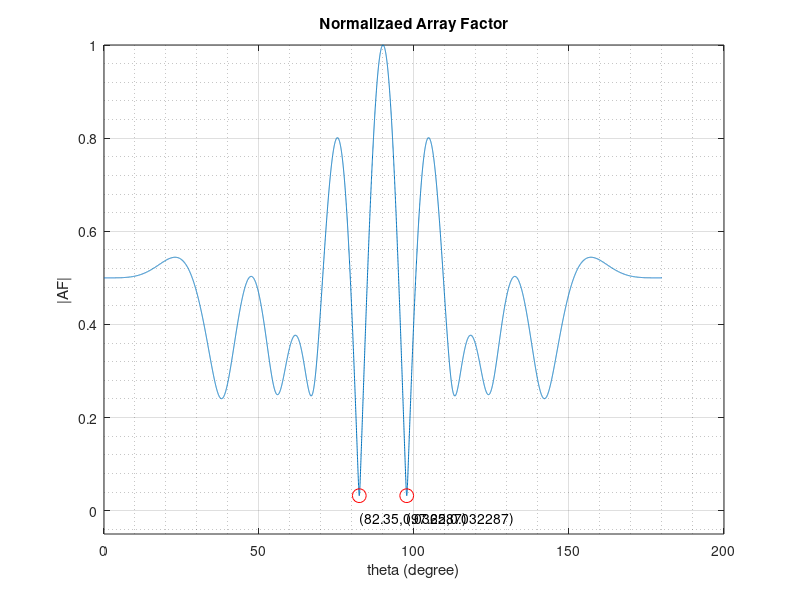
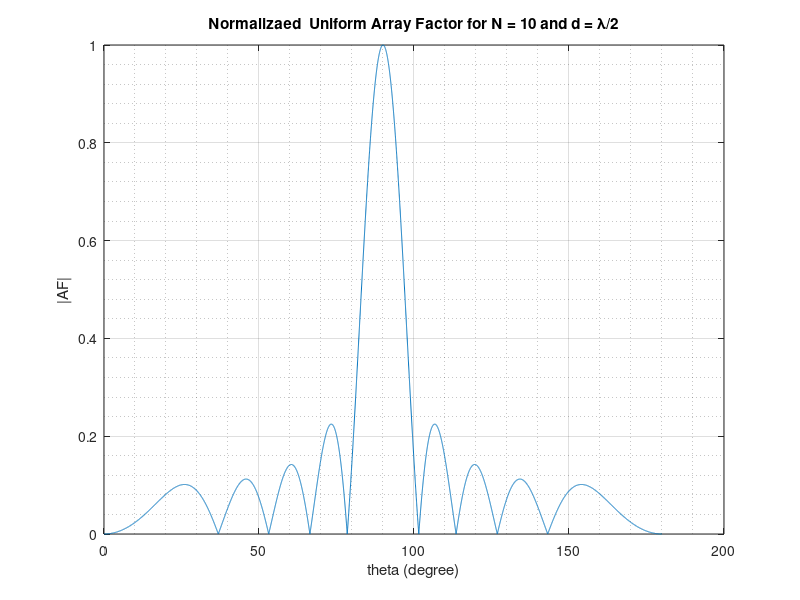
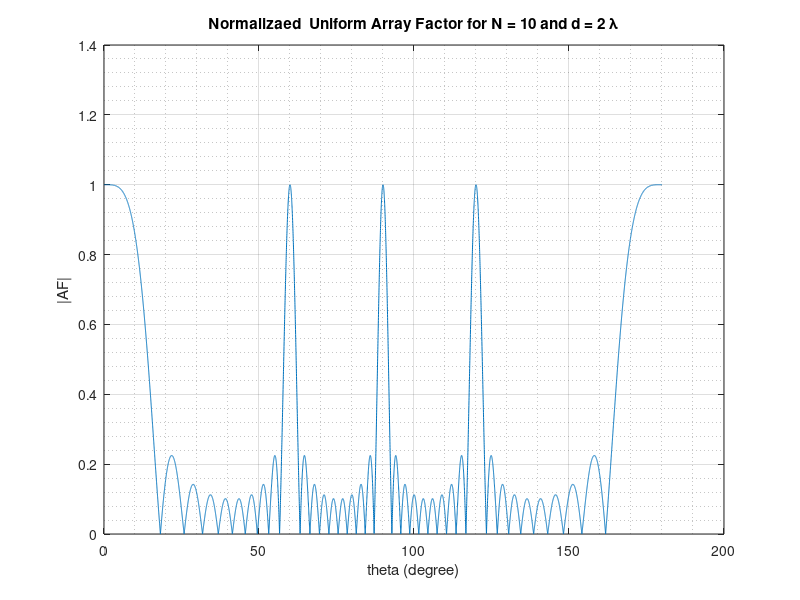
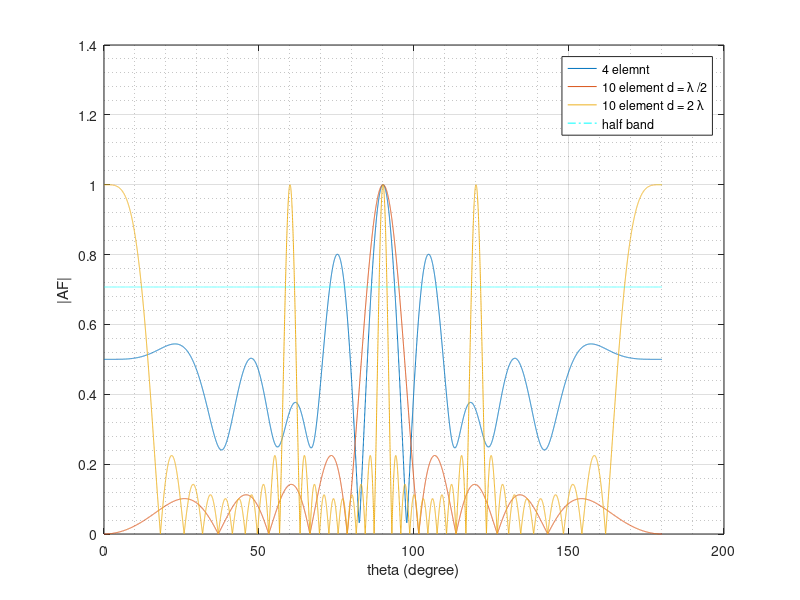

These charts were generated, in order, by the following MATLAB code: (Note: this script raises an error after producing the figures.)

% Question 1
clc
clear
close all
%% Part a
teta = 0:pi/10000:pi;
landa = 1;
Pattern90 = landa/2;
k0 = 2*pi/landa;
ci = k0*Pattern90.*cos(teta);
AF_1 = (1/4).*(1+exp(1i.*ci)+exp(7i.*ci)+exp(9i.*ci));
output = figure('Name','Normalizaed Array Factor');
plot(180.*(teta./pi), abs(AF_1))
x = 180.*(teta./pi);
y = abs(AF_1);
[ymin imin] = min(y);
secondMin = min(y(y~=ymin));
secondMinIndex = find(y==secondMin);
x2min = x(secondMinIndex);
xmin = x(imin);
hold on
style = 'ro';
markersize = 10; 
plot(x(imin), ymin, style, 'markersize', markersize)
offset = -.05; 
text(x(imin),ymin+diff(ylim)*offset,['(' num2str(x(imin)) ',' num2str(ymin) ')'])
hold on
style = 'ro'; 
markersize = 10; 
plot(x(secondMinIndex), secondMin, style, 'markersize', markersize)
offset = -.05; 
text(x(secondMinIndex),secondMin+diff(ylim)*offset,...
    ['(' num2str(x(secondMinIndex)) ',' num2str(secondMin) ')'])
ylim(ylim+[diff(ylim)*offset*(offset<0) 0])
title("Normalizaed Array Factor")
xlabel('theta (degree)')
ylabel('|AF|')
grid on
grid minor
saveas(output,"Normalizaed Array Factor",'png')
%% Part b
landa = 1;
Pattern90 = landa/2;
k0 = 2*pi/landa;
ci = k0*Pattern90.*cos(teta);

AF_2 = sin((10.*ci)/2)./(10.*sin(ci./2));
output1 = figure('Name','Normalizaed Array Factor');
plot(180.*(teta./pi), abs(AF_2))
title('Normalizaed  Uniform Array Factor for N = 10 and d = \lambda/2')
xlabel('theta (degree)')
ylabel('|AF|')
grid on
grid minor


landa = 1;
Pattern90 = 2*landa;
k0 = 2*pi/landa;
ci = k0*Pattern90.*cos(teta);

AF_3 = sin((10.*ci)/2)./(10.*sin(ci./2));
output1 = figure('Name','Normalizaed Array Factor');
plot(180.*(teta./pi), abs(AF_3))
title('Normalizaed  Uniform Array Factor for N = 10 and d = 2 \lambda')
xlabel('theta (degree)')
ylabel('|AF|')
grid on
grid minor
%saveas(output1,"Uniform Array Factor d = lambda/2",'png')


figure;
plot(180.*(teta./pi), abs(AF_1))
hold on;
plot(180.*(teta./pi), abs(AF_2))
hold on;
plot(180.*(teta./pi), abs(AF_3))
hold on;
plot(180.*(teta./pi), (1/sqrt(2))*ones(1, length(teta)),'c-.')
xlabel('theta (degree)')
ylabel('|AF|')
grid on
grid minor
legend('4 elemnt', '10 element d = \lambda /2', '10 element d = 2 \lambda', 'half band')
%% Part c


teta = 0:pi/10000:pi;
landa = 1;
Pattern90 = landa/2;
k0 = 2*pi/landa;
ci = k0*Pattern90.*cos(teta);
AF_1 = (1/4).*(1+exp(1i.*ci)+exp(4i.*ci)+exp(6i.*ci));
output = figure('Name','Normalizaed Array Factor');
plot(180.*(teta./pi), abs(AF_1))
x = 180.*(teta./pi);
y = abs(AF_1);
[ymin imin] = min(y);
secondMin = min(y(y~=ymin));
secondMinIndex = find(y==secondMin);
x2min = x(secondMinIndex);
xmin = x(imin);
hold on
style = 'ro';
markersize = 10; 
plot(x(imin), ymin, style, 'markersize', markersize)
offset = -.05; 
text(x(imin),ymin+diff(ylim)*offset,['(' num2str(x(imin)) ',' num2str(ymin) ')'])
hold on
style = 'ro'; 
markersize = 10; 
plot(x(secondMinIndex), secondMin, style, 'markersize', markersize)
offset = -.05; 
text(x(secondMinIndex),secondMin+diff(ylim)*offset,...
    ['(' num2str(x(secondMinIndex)) ',' num2str(secondMin) ')'])
ylim(ylim+[diff(ylim)*offset*(offset<0) 0])
landa = 1;
Pattern90 = landa/2;
k0 = 2*pi/landa;
ci = k0*Pattern90.*cos(teta);
hold on;
N = 9
AF_2 = sin((N.*ci)/2)./(N.*sin(ci./2));
plot(180.*(teta./pi), abs(AF_2))
title('Normalizaed  Uniform Array Factor for N = 9 and d = \lambda/2')
legend('4 elemnt', '9 element d = \lambda /2')

xlabel('theta (degree)')
ylabel('|AF|')
grid on
grid minor
%%
%part d
a = csvread('ElementPattern.csv',1,0)
teta = a(:,3);
AF_real = a(:,4);
figure;
plot(teta, AF_real)
hold on, 
plot(teta, (1/sqrt(2))*ones(1, length(teta)),'c-.')

title('Real array pattern')
legend('4 elemnt', '9 element d = \lambda /2')

xlabel('theta (degree)')
ylabel('|AF|')
grid on
grid minor
%%
%parte



%%

%Q2
clc
clear
close all
%% Part a
teta = -180:0.01:180;
phi = 0;
phases = zeros(1, 7);
R1 = (2.5e-3)*...
     [3 0 0; ...
      2 0 0; ...
      1 0 0; ...
      0 0 0; ...
     -1 0 0; ...
     -2 0 0; ...
     -3 0 0];
out = zeros(1, length(teta));
for t = 1:length(teta)
    out(t) = Array_beam_cal(R1,phases,teta(t),phi);
end
figure;
plot(teta, out)
title('Array Factor for R1 ')
xlabel('theta (degree)')
ylabel('|AF|')
grid on
grid minor

%% Part b
teta = -180:0.01:180;
phi = 0;
phases = zeros(1, 7);
R2 = (5e-3).*...
    [3 0 0;...
     2 0 0;...
     1 0 0;...
     0 0 0;...
    -1 0 0;...
    -2 0 0;...
    -3 0 0];
out2 = zeros(1, length(teta));
for t = 1:length(teta)
    out2(t) = Array_beam_cal(R2,phases,teta(t),phi);
end
figure
plot(teta, out2)
title('Array Factor for R2')
xlabel('theta (degree)')
ylabel('|AF|')
grid on
grid minor
%%
% compare

figure()
plot(teta, out)
hold on;
plot(teta, out2)
title('comparing')
xlabel('theta (degree)')
ylabel('|AF|')
grid on
grid minor
legend(['R1','R2'])
%% Part c
teta = -180:0.01:180;
phi = 0;
phases = zeros(1, 7);
R3 = (5e-3).*...
    ([3 + 0.4 *randn() 0 0; ...
      2 + 0.4 *randn() 0 0; ...
      1 + 0.4 *randn() 0 0; ...
      0 + 0.4 *randn() 0 0; ...
     -1 + 0.4 *randn() 0 0; ...
     -2 + 0.4 *randn() 0 0; ...
     -3 + 0.4 *randn() 0 0]+R_random);
out3 = zeros(1, length(teta));
for t = 1:length(teta)
    out3(t) = Array_beam_cal(R3,phases,teta(t),phi);
end
figure
plot(teta, out3)
title('Array Factor for R3')
xlabel('theta (degree)')
ylabel('|AF|')
grid on
grid minor
%% Part d
teta = -180:1:180;
phi = 0;
phases = zeros(1, 7);
figure;
filename = 'Partd.gif';
temp = [];
for n = 1:100
    R3 = (5e-3).*...
        ([3 + 0.4 *randn() 0 0; ...
          2 + 0.4 *randn() 0 0; ...
          1 + 0.4 *randn() 0 0; ...
          0 + 0.4 *randn() 0 0; ...
         -1 + 0.4 *randn() 0 0; ...
         -2 + 0.4 *randn() 0 0; ...
         -3 + 0.4 *randn() 0 0]+R_random);
    temp = [temp, R3]
    out4 = zeros(1, length(teta));
    for t = 1:length(teta)
        out4(t) = Array_beam_cal(R3,phases,teta(t),phi);
    end
    subplot(10,10,n)
    plot(teta, out4)
    title('Array Factor for R3 in term of time')
    xlabel('theta (degree)')
    ylabel('|AF|')
    grid on
    grid minor
    pause(0.5)
    frame = getframe(1);
    im = frame2im(frame);
    [imind,cm] = rgb2ind(im,256);
    if n == 1;
        imwrite(imind,cm,filename,'gif', 'Loopcount',inf);
    else
        imwrite(imind,cm,filename,'gif','WriteMode','append');
    end
end


%%
%best choose
teta = -180:0.01:180;
phi = 0;
phases = zeros(1, 7);
R2 = ...
    [0.0135 0 0;...
     0.0117   0 0;...
    0.0058 0 0;...
     -0.0009 0 0;...
    -0.0062  0 0;...
    -0.0169 0 0;...
    -0.0200  0 0];

out2 = zeros(1, length(teta));
for t = 1:length(teta)
    out2(t) = Array_beam_cal(R2,phases,teta(t),phi);
end
figure
plot(teta, out2)
title('Best possible Number 94')
xlabel('theta (degree)')
ylabel('|AF|')
grid on
grid minor

%%
% part e


%%
%Q3
clc
clear
close all
%% Part b
pattern= csvread('Trogon.csv',1,0);
figure;
teta = -180:2:180;
phi = 0:2:360;
AF = reshape(pattern(:, 3), length(phi), length(phi));
surf(teta, phi, AF,'FaceAlpha',1)
hold on
imagesc(teta, phi, AF)
title('3D Pattern')
xlabel('theta (degree)')
ylabel('phi (degree)')
colorbar
s.EdgeColor = 'none';
figure;
imagesc(teta, phi, AF)
title('3D Pattern')
xlabel('theta (degree)')
ylabel('phi (degree)')
%% Part c
figure
[teta, phi] = meshgrid(teta, phi);
contourf(teta, phi, AF,[10,5,3,0,-3,-5,-10,-15,-20,-40]...
    , 'ShowText','on')
title('3D Pattern')
xlabel('theta (degree)')
ylabel('phi (degree)')
%% Part d

figure
plot(teta, AF(1, :))
hold on; 
plot(teta, (max(AF(1, :))-3)*ones(1, length(teta)), '--')
[maxvalue,indexmax] = max(AF(1, :));
hold on;
plot(teta(indexmax), maxvalue,'ro')
hold on;
plot(teta, zeros([1,length(teta)]),'k','LineWidth',2)
hold on;
plot(zeros([1,length(teta)]), linspace(-40,10,length(teta)),'k','LineWidth',2)
title('Antenna Gain for phi=0')
xlabel('theta (degree)')
ylabel('Gain (dB)')
legend('-3dB level')
grid on
grid minor
xlim([-180,180])
ylim([-35,10])
%% Part e
a = (pattern (:,1) == 90)
b= pattern (:,3);
c = pattern (:,2);
Pattern90 = b(a);
teta = c(a);
figure;
plot(teta, Pattern90)
hold on; 
plot(teta, (max(Pattern90)-3)*ones(1, length(teta)), '--')
[maxvalue,indexmax] = max(Pattern90);
hold on;
plot(teta(indexmax), maxvalue,'ro')
hold on;
plot(teta, zeros([1,length(teta)]),'k','LineWidth',2)
hold on;
plot(zeros([1,length(teta)]), linspace(-40,10,length(teta)),'k','LineWidth',2)
title('Antenna Gain for \phi=90')
xlabel('theta (degree)')
ylabel('Gain (dB)')
legend('-3dB level')
grid on
grid minor
xlim([-180,180])
ylim([-17,10])
%%
% Q4
clc
clear
close all
%%
%parta
Trogon_Sparam = csvread('Trogon_Sparam.csv',1,0);
frequency = Trogon_Sparam(:,1) *10 ^9;
max(frequency)
min (frequency)


%% Part b


S11, S12, S21, S22 = Trogon_Sparam(:, 2), Trogon_Sparam(:, 3),...
                Trogon_Sparam(:, 4), Trogon_Sparam(:, 5);

figure;
plot(frequency, S11,'--o')
hold on;
plot(frequency, S12,'.')
hold on;
plot(frequency, S21,'--o')
hold on;
plot(frequency, S22,'.')
ylabel('amplitude (dB)')
xlabel('frequency (Hz)')
legend('S_1_1', 'S_1_2','S_2_1', 'S_2_2')
grid on; grid minor;
%% Part c
figure

plot(frequency, S11,'--')
hold on;
plot(frequency, -10.*ones(1, length(frequency)))
ylabel('AF(dB)')
xlabel('frequency (Hz)')
legend('S_11 or S_22', '-10dB')
grid on;
grid minor;
%%
%Q5
%%
clc
clear
close all
%% Part a
teta = -pi : pi / 1000 : pi;
landa = 1;
d = landa/2;
k0 = 2*pi/landa;
N = 10;
psi = k0*d.*sin(teta);
phi = pi/2;

figure;
AF = sin(N.*( psi + phi) / 2) ./...
    (N .* sin(( psi + phi ) ./2 ));

plot( 180.*(teta./pi), abs(AF))
hold on;
plot(teta *180 / pi,(1/sqrt(2))*max(abs(AF)).*ones(1, length(teta)),'-.' )
title('Araay factor for \Delta\phi=\pi/2')
xlabel('teta')
ylabel('AF')
grid on; grid minor;
ylim([0,1])
xlim([-180,180])

%% Part b
teta = -pi : pi / 1000 : pi;
landa = 1;
d = landa/2;
k0 = 2*pi/landa;
N = 10;
psi = k0*d.*sin(teta);
phi = pi;

figure;
AF = sin(N.*( psi + phi) / 2) ./...
    (N .* sin(( psi + phi ) ./2 ));

plot( 180.*(teta./pi), abs(AF))
hold on;
plot(teta *180 / pi,(1/sqrt(2))*max(abs(AF)).*ones(1, length(teta)),'-.' )
title('Araay factor for \Delta\phi=\pi')
xlabel('teta')
ylabel('AF')
grid on; grid minor;
ylim([0,1])
xlim([-180,180])
%% Part c
teta = pi/2:pi/100:3*pi/2;
f = 50 * 10 ^9: 10 ^8:70 * 10 ^9;
f_0 = 60e9;
c = 3 * 10 ^ 8;
lambda_0 = c/f_0;
landa = c./f;
d = (c/f_0)/2;
k0 = 2*pi./landa;
N = 10;
phi = pi/4;
theta_mainlobe = zeros(1, length(f));
figure;
filename = 'Q5.gif';
for i = 1:length(f)
    AF = sin(N.*( d*k0(i).*sin(teta) + phi)/2)...
        ./(N.*sin((d*k0(i).*sin(teta)+phi)./2));
    plot(180.*(teta./pi), abs(AF))
    grid on ; grid minor;
    hold on;
    title(['frequency is', num2str(f(i))])
    [~, theta_mainlobe(i)] = max(abs(AF));
    pause(0.01)
    frame = getframe(1);
    im = frame2im(frame);
    [imind,cm] = rgb2ind(im,256);
    if i == 1;
        imwrite(imind,cm,filename,'gif', 'Loopcount',inf);
    else
        imwrite(imind,cm,filename,'gif','WriteMode','append');
    end
end

figure
plot(f.*1e-9, 180.*(teta(theta_mainlobe)/pi)-180)
title('beam turning Vs. Frequency')
xlabel('frequecny')
ylabel('theta')
grid on; grid minor;
%% Part d
teta = pi/2:pi/1000:3*pi/2;
f = 50e9:0.01e9:70e9;
f_0 = 60e9;
c = 3e8;
lambda_0 = c/f_0;
landa = c./f;
d = lambda_0/2;
k0 = 2*pi./landa;
N = 10;
theta_mainlobe = zeros(1, length(f));
for i = 1:length(f)
    psi = d*k0(i).*sin(teta);
    phi = lambda_0.*k0(i);
    AF = sin(N.*(psi+phi)/2)./(N.*sin((psi+phi)./2));
    plot(180.*(teta./pi), abs(AF))
    [~, theta_mainlobe(i)] = max(abs(AF));
end
figure
plot(f.*1e-9, 180.*(teta(theta_mainlobe)/pi)-180)
title('\theta Scanning by Frequency with \lambda_0 Inter-Element Feed Section')
xlabel('frequecny (GHz)')
ylabel('\theta (degree)')













